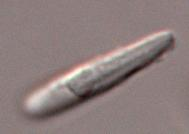
#> input picture data/cropped.jpg, 189 x 134 px; its folder holds only this picture in this run
$ python alternative.py   (Python 2 division)
#> lines starting #> are read from the running program, lines starting #| are printed output that depends on the picture; after the words box and inside, x2 and y2 are one past the last pixel; in counts of white or black regions, pixels touching at a corner belong together
import cv2
import numpy as np
import glob

for filename in glob.glob("static/data/*.jpg"):
    img = cv2.imread(filename)
#> img is the input picture: shape (134, 189, 3); mean B, G, R 124.2, 125.3, 140.5
    cv2.imshow('2', img)
    h, w = img.shape[:2]
#> h = 134; w = 189
    mask = np.zeros(img.shape[:2], np.uint8)
    bgdModel = np.zeros((1, 65), np.float64)
    fgdModel = np.zeros((1, 65), np.float64)
    rect = (10, 10, w-20, h-20)
#> rect = (10, 10, 169, 114)
    result, _, _ = cv2.grabCut(img, mask, rect, bgdModel, fgdModel, 5, cv2.GC_INIT_WITH_RECT)
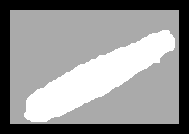
#> result: shape (134, 189); min 0, max 3, mean 1.73; drawn with min black and max white
    print result.dtype
#| uint8

    response = np.zeros(img.shape, dtype=np.uint8)
    response[result==3] = 255
    cv2.imshow('1', response)
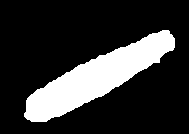
#> window '1': shape (134, 189, 3); 20.4% white; 1 white region, box (x1, y1, x2, y2) and area: (24, 30, 175, 122) 5167
    cv2.waitKey()
